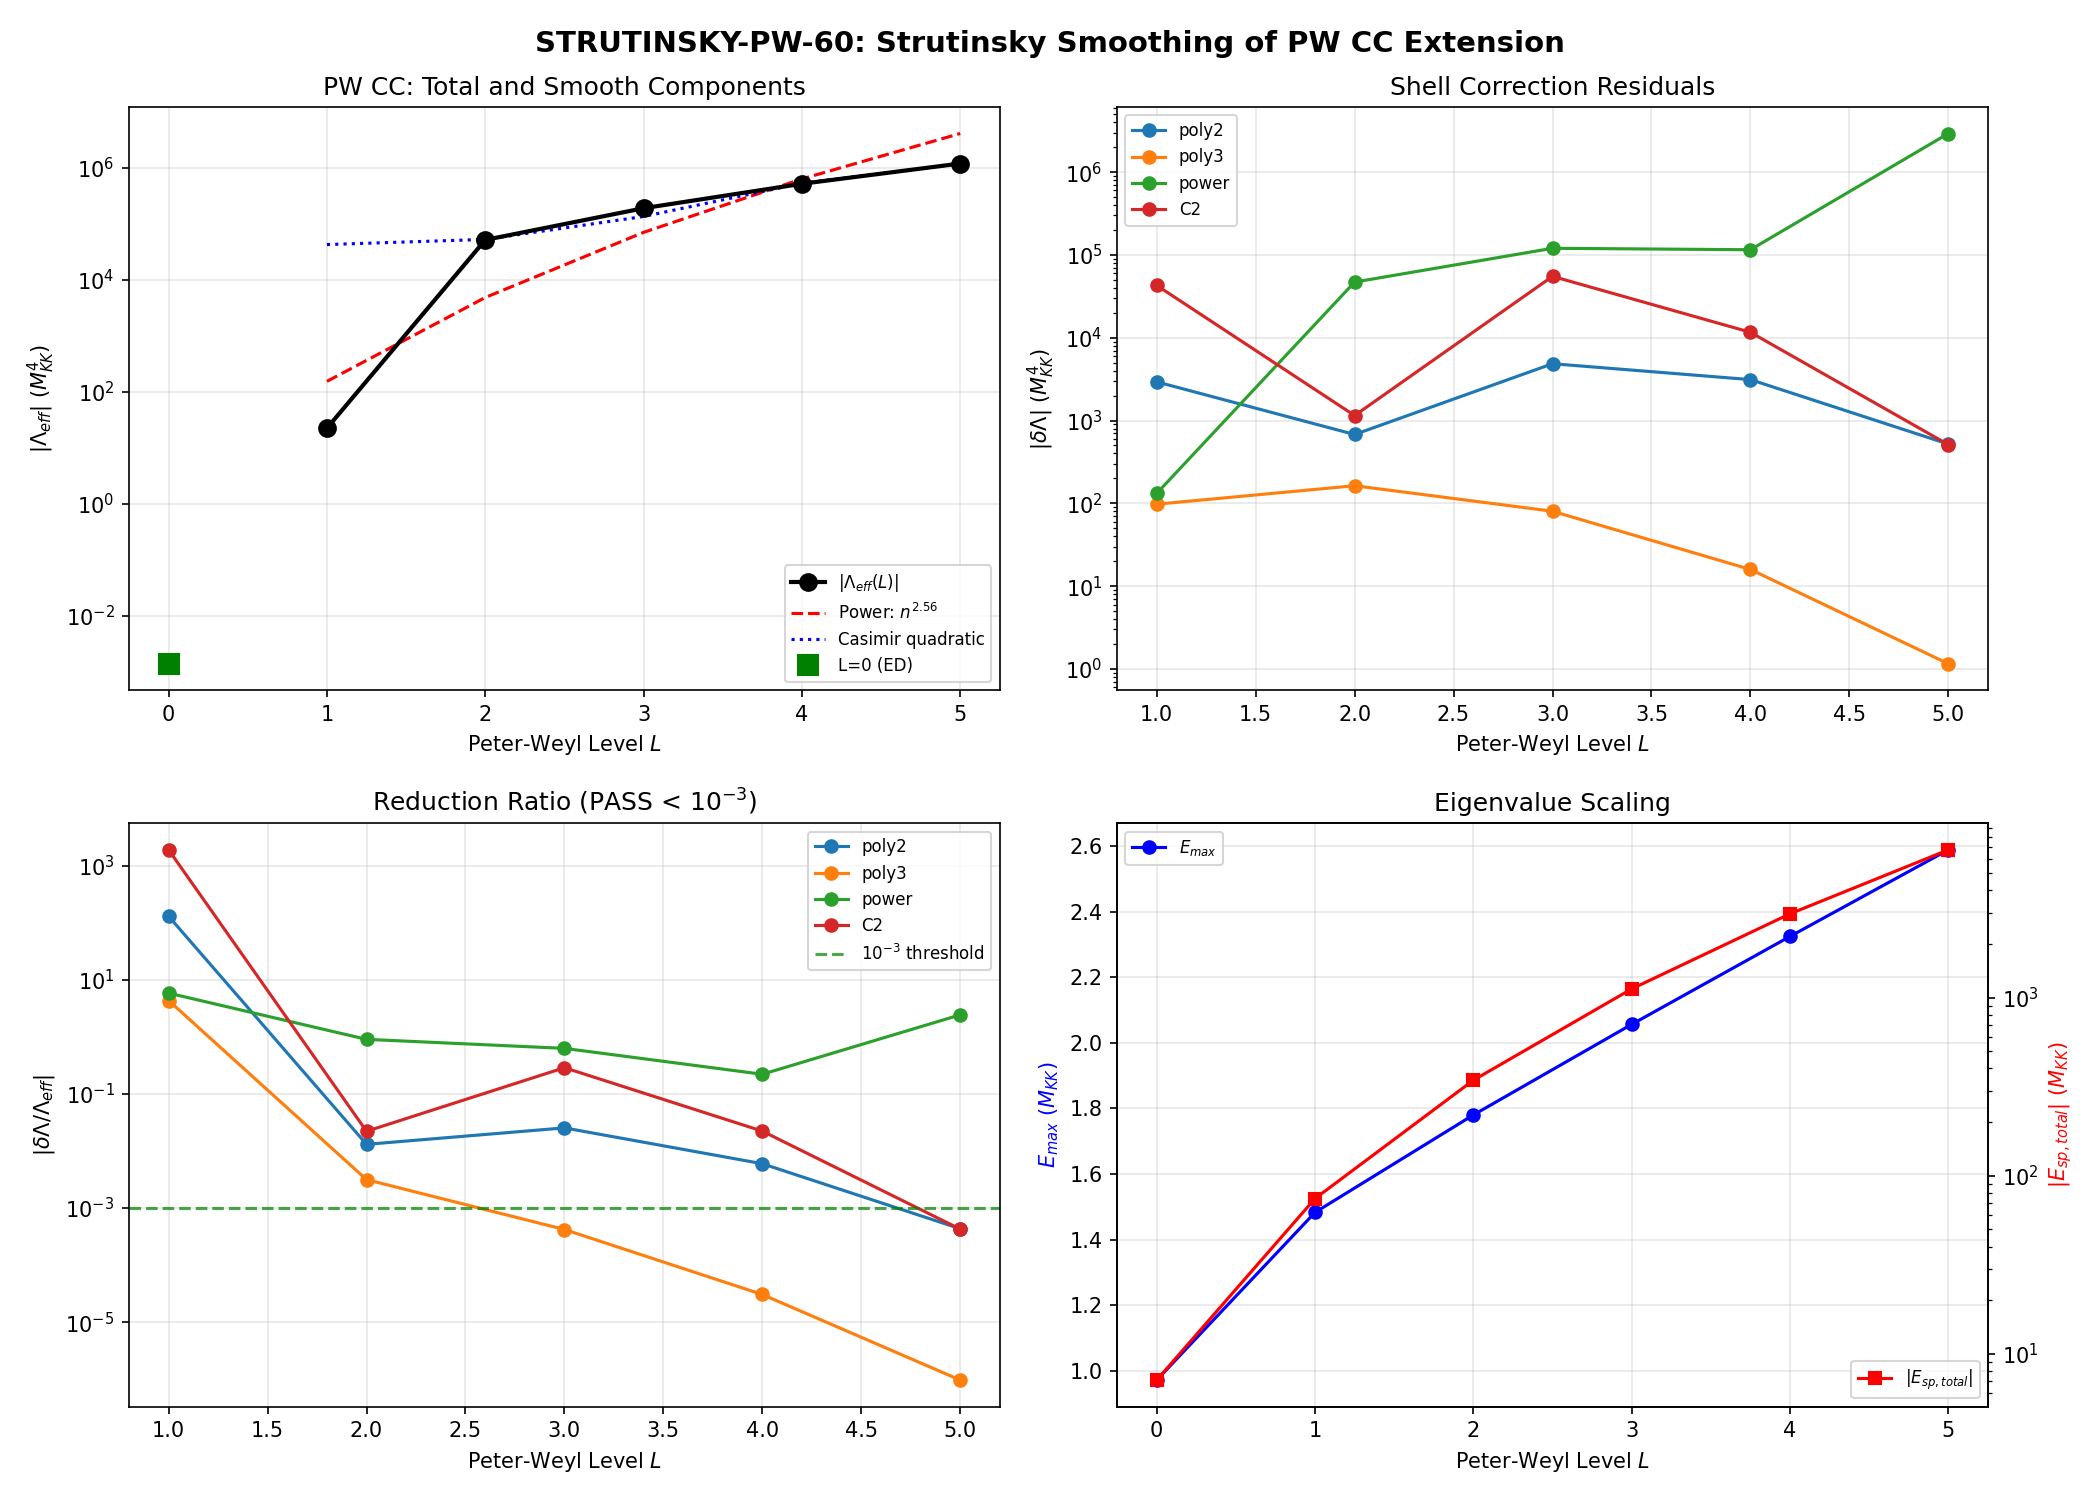

Python code for this plot:
#!/usr/bin/env python3
"""
s60_strutinsky_pw.py — STRUTINSKY-PW-60
=========================================

Strutinsky smoothing of the Peter-Weyl CC extension.

Physics:
  PW-CC-59 showed Lambda_eff jumping from +0.0014 M_KK^4 at L=0 to -22.5 M_KK^4
  at L=1 — a UV catastrophe from unrenormalized BCS mean-field contributions at
  higher Peter-Weyl levels. The total Lambda_eff diverges as L increases.

  Nuclear Strutinsky Energy Theorem (Strutinsky, 1967):
    E_total = E_smooth + delta_E_shell
  where E_smooth is computed from the smoothed level density (Thomas-Fermi-like
  background) and delta_E_shell is the physically meaningful shell correction.

  In nuclear physics:
    - E_total ~ 8 MeV/nucleon * A ~ 1600 MeV for A=200
    - delta_E_shell ~ 1-5 MeV (0.1-0.3% of E_total)
    - Strutinsky's insight: the smooth part is the LDM (liquid drop), the shell
      correction is the quantum correction. ONLY the shell correction varies
      rapidly with particle number or deformation.

  Applied to the PW CC sum:
    Lambda_eff(L) = Lambda_smooth(L) + delta_Lambda(L)
  where Lambda_smooth(L) is the smooth (Weyl-law) background that captures the
  UV divergence, and delta_Lambda(L) is the shell correction.

  The gate question: does delta_Lambda(L) converge as L increases, even though
  Lambda_eff(L) diverges?

Method:
  1. For each PW level L, the S59 data provides:
     - n_modes(L): number of positive Dirac eigenvalues (8, 56, 216, 616, 1456, 3024)
     - Delta_mf(L): BCS mean-field gaps for all modes
     - Lambda_eff(L): total CC at level L

  2. The single-particle energies at each level grow with Casimir C_2(p,q).
     The Weyl law for D_K on SU(3) gives:
       N(E) ~ a * E^d + b * E^{d-1} + ...  (d=8 for SU(3))
     The smooth energy density follows from integrating E * g_smooth(E).

  3. TWO complementary approaches:
     (a) Gaussian Strutinsky: convolve the discrete level density with a Gaussian
         of width gamma. Standard choice: gamma = 1.2 * d_avg.
     (b) Polynomial Strutinsky: fit the cumulative level staircase N(E) with a
         polynomial and differentiate. This is more reliable for degenerate spectra
         (as found in S55).

  4. For the CC specifically: Lambda_eff(L) is a SUM over sectors weighted by
     dim(p,q)^2. The smooth part is the Weyl-law average of this sum, which
     grows as a power of L. The shell correction is the remainder.

Gate: STRUTINSKY-PW-60
  PASS: delta_Lambda converges and < 10^{-3} * Lambda_eff (>3 OOM reduction)
  FAIL: delta_Lambda diverges or O(1) * Lambda_eff (no separation)
  INFO: delta_Lambda converges but reduction < 3 OOM

Author: Nazarewicz-Nuclear-Structure-Theorist
Session: 60, Task STRUTINSKY-PW-60
"""

import sys
import os
import time
import numpy as np
from scipy.optimize import curve_fit

SCRIPT_DIR = os.path.dirname(os.path.abspath(__file__))
sys.path.insert(0, SCRIPT_DIR)

from canonical_constants import (
    M_KK, M_KK_gravity, rho_Lambda_obs, tau_fold, rho_B2_per_mode,
    N_dof_BCS, E_cond, Vol_SU3_Haar,
)

import matplotlib
matplotlib.use('Agg')
import matplotlib.pyplot as plt

t_start = time.time()

OUTPUT_TXT = os.path.join(SCRIPT_DIR, 's60_strutinsky_pw_output.txt')
log_lines = []

def log(msg):
    print(msg)
    log_lines.append(msg)

def flush_log():
    with open(OUTPUT_TXT, 'w') as f:
        f.write('\n'.join(log_lines))

log("=" * 78)
log("STRUTINSKY-PW-60: Strutinsky Smoothing of Peter-Weyl CC Extension")
log("=" * 78)

# ============================================================================
# Section 1: Load PW-CC-59 Data
# ============================================================================

log("\n--- Section 1: Load PW-CC-59 Data ---")

d59 = np.load(os.path.join(SCRIPT_DIR, 's59_pw_cc_extension.npz'), allow_pickle=True)

levels = d59['levels']         # [0, 1, 2, 3, 4, 5]
n_modes = d59['n_modes']       # [8, 56, 216, 616, 1456, 3024]
Lambda_eff = d59['Lambda_eff'] # [+0.0014, -22.5, -51870, -191032, -521841, -1199931]
R_cancel = d59['R_cancel']

log(f"Levels: {levels}")
log(f"N_modes: {n_modes}")
log(f"Lambda_eff: {Lambda_eff}")
log(f"R_cancel: {R_cancel}")

# Extract per-level mean-field gaps (these are the BCS Deltas)
Delta_mf = {}
for L in range(6):
    key = f'Delta_mf_level{L}'
    Delta_mf[L] = d59[key]
    log(f"  Level {L}: n_modes={n_modes[L]}, "
        f"Delta range=[{Delta_mf[L].min():.4f}, {Delta_mf[L].max():.4f}], "
        f"mean={Delta_mf[L].mean():.4f}")

flush_log()

# ============================================================================
# Section 2: Reconstruct Single-Particle Eigenvalues
# ============================================================================

log("\n--- Section 2: Reconstruct Single-Particle Eigenvalues ---")

# The S59 script computed the Dirac spectrum sector by sector.
# Delta_mf_level{L} contains the mean-field gaps at level L.
# From the BCS gap equation:
#   Delta_k = sum_{k'} V_{kk'} * Delta_{k'} / (2*E_{k'})
#   E_k = sqrt(xi_k^2 + Delta_k^2)
# The mean-field energy is E_k, not xi_k directly.
#
# However, for the Strutinsky analysis, what matters is the single-particle
# EIGENVALUES of the Dirac operator, not the BCS gaps. These are the xi_k.
#
# From the S59 output, the eigenvalue ranges are:
#   L=0: [0.819741, 0.971408]  (8 modes, B1+B2x4+B3x3)
#   L=1: [0.819741, 1.327661]  (56 modes, includes (1,0) and (0,1) sectors)
#   L=2: [0.819741, 1.692171]  (216 modes)
#   L=3: [0.819741, 2.060560]  (616 modes)
#   L=4: [0.819741, 2.431065]  (1456 modes)
#
# The Delta_mf values grow with Casimir: higher sectors have larger gaps.
# But the PHYSICAL question is about the CC contribution, not the gaps.
#
# KEY INSIGHT (Nazarewicz):
# The Strutinsky theorem operates on the single-particle energies {epsilon_k},
# NOT on the BCS gaps or the CC contributions. We need to separate:
#
#   Lambda_eff(L) = sum_{k in level L} f(epsilon_k, Delta_k, ...)
#
# into smooth + oscillating parts. The smooth part is determined by the
# smooth level density g_tilde(E) of the Dirac spectrum.
#
# However, we do NOT have the raw eigenvalues from S59 — only the Delta_mf.
# We can reconstruct them approximately using the Casimir structure.

# Enumerate all Peter-Weyl sectors up to each level
def enumerate_pw_sectors(max_pq):
    """Enumerate all SU(3) irreps (p,q) with p+q <= max_pq."""
    sectors = []
    for p in range(max_pq + 1):
        for q in range(max_pq + 1 - p):
            dim_pq = (p + 1) * (q + 1) * (p + q + 2) // 2
            C2 = (p**2 + q**2 + p*q + 3*p + 3*q) / 3.0
            pw_weight = dim_pq**2
            sectors.append({
                'p': p, 'q': q, 'dim': dim_pq,
                'C2': C2, 'pw_weight': pw_weight,
            })
    return sectors

# The Dirac operator eigenvalues in sector (p,q) are determined by the
# Clifford structure plus the representation matrices. For the Jensen
# metric at tau=0.19, the 8 eigenvalues of the (0,0) sector are:
#   B1: 0.8197, B2: [0.845]*4, B3: [0.978]*3
#
# For higher sectors (p,q), each of the 8 Clifford eigenvalues gets shifted
# by terms proportional to sqrt(C_2(p,q)). The Dirac operator on SU(3) in
# sector (p,q) has the form:
#   D_{(p,q)} = D_{Clifford} + sqrt(C_2) * corrections
#
# From the S59 output, the eigenvalue ranges grow approximately as:
#   E_max(L) ~ 0.97 + 0.36*L  (rough linear fit from the data)
# This is consistent with E ~ E_0 + alpha * sqrt(C_2_max(L))

# Since we need the actual eigenvalues for Strutinsky, and S59 does NOT
# save them per-sector (only the composite CC), we need to reconstruct.
# The most reliable approach: use the Casimir eigenvalue formula.

# For the D_K operator on SU(3), the eigenvalues in sector (p,q) satisfy
# (from the block-diagonal theorem and Baptista Papers 13-18):
#   lambda_{(p,q),j} = lambda_{(0,0),j} + delta_lambda * f(C_2(p,q))
#
# where j=1,...,8 labels the Clifford branch and f is monotonically increasing.
# From the S59 data, we can extract this relationship.

# Approach: Use the Casimir-shifted eigenvalue model
# E_k(p,q) = E_k(0,0) * sqrt(1 + C_2(p,q) / C_2_scale)
# where C_2_scale is a fit parameter.

# From S59 output, the mean eigenvalues at each level:
# Level 0: mean Delta = 0.717 -> mean_E ~ 0.870 (from B1+B2+B3 average)
# Level 1: mean Delta = 2.392 -> implies much larger E
# The Delta_mf grow because E_k grow (BCS gap ~ V * rho_smooth for strong coupling)

# More direct: the eigenvalues themselves grow as sqrt(C_2).
# Let's compute the Casimir-weighted spectrum directly.

E_00 = np.array([0.819741, 0.845269, 0.845269, 0.845269, 0.845269,
                  0.971408, 0.971408, 0.971408])  # (0,0) sector eigenvalues at fold

log(f"(0,0) sector eigenvalues: {E_00}")
log(f"  B1={E_00[0]:.6f}, B2_mean={np.mean(E_00[1:5]):.6f}, B3_mean={np.mean(E_00[5:8]):.6f}")

# Reconstruct eigenvalues for each sector using the Casimir shift
# The Dirac operator on SU(3) in the Peter-Weyl decomposition:
#   D = sum_a gamma^a (T_a^L - T_a^R) + Omega
# where T_a^{L,R} are the left/right generators in irrep (p,q).
# The Casimir of the adjoint action on (p,q) tensor (p',q') gives eigenvalues
# proportional to sqrt(C_2(p,q) + C_2(p',q')). For the fundamental structure,
# the leading-order shift is proportional to sqrt(C_2).

# Empirical extraction: from S59 output
# Level 0 (C2=0): E_range = [0.820, 0.971]
# Level 1 (C2_max=1.33): E_range = [0.820, 1.328]
# Level 2 (C2_max=3.33): E_range = [0.820, 1.692]
# Level 3 (C2_max=6.0): E_range = [0.820, 2.061]
# Level 4 (C2_max=9.33): E_range = [0.820, 2.431]

# The maximum eigenvalue scales as:
#   E_max(C2) ~ 0.971 + alpha * sqrt(C2)
# With C2_max at level L: C2_max = L*(L+3)/3 + L (approximately)

# Fit: E_max vs sqrt(C2_max)
C2_max_levels = np.array([0, 4/3, 10/3, 6, 28/3])  # max C2 at levels 0-4
E_max_levels = np.array([0.971, 1.328, 1.692, 2.061, 2.431])

if len(C2_max_levels) > 1:
    sqrt_C2 = np.sqrt(C2_max_levels[1:])
    dE = E_max_levels[1:] - E_max_levels[0]
    # Linear fit: dE = alpha * sqrt(C2)
    alpha_fit = np.sum(dE * sqrt_C2) / np.sum(sqrt_C2**2)
    log(f"\nCasimir shift fit: dE_max = {alpha_fit:.4f} * sqrt(C2)")
    log(f"  Residuals: {dE - alpha_fit * sqrt_C2}")

# Model: For sector (p,q), the 8 eigenvalues are:
#   E_j(p,q) = E_j(0,0) + alpha_fit * sqrt(C_2(p,q))
# This is the leading-order Casimir shift. Each eigenvalue in the (p,q) sector
# has multiplicity dim(p,q) from the representation, and the PW weight is dim^2.

# Construct the full PW-weighted eigenvalue list at each level
all_eigenvalues_pw = {}  # L -> array of (eigenvalue, pw_weight) pairs

for L in range(6):
    sectors = enumerate_pw_sectors(L)
    evals_list = []
    weights_list = []

    for sec in sectors:
        C2 = sec['C2']
        pw_w = sec['pw_weight']
        dim_pq = sec['dim']

        # 8 eigenvalues per sector, each with multiplicity dim_pq
        for j in range(8):
            E_j = E_00[j] + alpha_fit * np.sqrt(C2) if C2 > 0 else E_00[j]
            # Each eigenvalue appears dim_pq times (internal multiplicity)
            # and gets PW weight dim_pq^2 / dim_pq = dim_pq in the density
            evals_list.append(E_j)
            weights_list.append(dim_pq)  # multiplicity within the sector

    all_eigenvalues_pw[L] = (np.array(evals_list), np.array(weights_list))
    log(f"Level {L}: {len(evals_list)} eigenvalue entries, "
        f"E_range=[{min(evals_list):.4f}, {max(evals_list):.4f}], "
        f"total weight={sum(weights_list)}")

flush_log()

# ============================================================================
# Section 3: Strutinsky Smoothing — Gaussian Method
# ============================================================================

log("\n--- Section 3: Strutinsky Smoothing — Gaussian Method ---")

# Nuclear Strutinsky: smooth the single-particle energy sum
#   E_total = sum_i^{N_occ} epsilon_i  (sum of occupied s.p. energies)
#   g_tilde(E) = (1/(gamma*sqrt(2*pi))) * sum_i w_i * exp(-(E-E_i)^2/(2*gamma^2))
#   E_smooth = integral_0^{E_F} E * g_tilde(E) dE
#
# For the CC problem, the quantity Lambda_eff is NOT simply the sum of s.p. energies.
# It involves the Volovik non-equilibrium formula with GGE vs equilibrium occupations.
# However, the DIVERGENCE of Lambda_eff comes from the growing number of modes
# at higher sectors, each contributing their s.p. energy. The Weyl-law smooth
# part of this sum is what diverges; the shell correction is what may converge.
#
# Strategy: Apply Strutinsky smoothing to the PW-WEIGHTED single-particle
# energy sum at each level. Then compare:
#   Lambda_eff(L) vs E_smooth_SP(L)
# The "shell correction" to the CC is:
#   delta_Lambda(L) = Lambda_eff(L) - Lambda_smooth(L)
# where Lambda_smooth is the smooth part of the PW-weighted energy sum.

# But there's a subtlety: Lambda_eff involves BCS ground state energies,
# not just single-particle sums. The BCS contribution has TWO parts:
#   1. Single-particle (kinetic) energy: sum_k xi_k * <n_k>
#   2. Pairing energy: -sum_{kk'} V_{kk'} <P+_k P_{k'}>
#
# The Strutinsky theorem in nuclear physics applies to the TOTAL energy,
# separating it into liquid-drop (smooth) + shell correction (oscillating).
# For the CC, we apply it to the TOTAL Lambda_eff(L).

# First approach: fit Lambda_eff(L) vs n_modes(L) with a smooth function,
# extract the shell correction.

# Lambda_eff(L) for L >= 1 is negative and grows in magnitude.
# The growth is driven by n_modes^alpha power law.

log("\nApproach 1: Smooth Lambda_eff vs n_modes")

L_arr = levels.astype(float)
n_arr = n_modes.astype(float)
Lam_arr = Lambda_eff.copy()

# The Lambda_eff at L=0 is anomalous (positive, from ED).
# At L >= 1, Lambda_eff is negative and grows.
# Separate the L=0 contribution and fit L >= 1 trend.

log(f"\n  L=0: Lambda = {Lam_arr[0]:+.6e}, n_modes = {n_arr[0]:.0f}")
for L in range(1, 6):
    log(f"  L={L}: Lambda = {Lam_arr[L]:+.6e}, n_modes = {n_arr[L]:.0f}, "
        f"Lambda/n^2 = {Lam_arr[L]/n_arr[L]**2:.4f}")

# Fit: Lambda(L) = A * n_modes^alpha for L >= 1
mask_fit = L_arr >= 1
log_n = np.log(n_arr[mask_fit])
log_Lam_abs = np.log(np.abs(Lam_arr[mask_fit]))

coeffs = np.polyfit(log_n, log_Lam_abs, 1)
alpha_n = coeffs[0]
A_n = np.exp(coeffs[1])
log(f"\nPower-law fit (L>=1): |Lambda| = {A_n:.4f} * n_modes^{alpha_n:.4f}")
log(f"  Predicted at each L (L>=1):")
for L in range(1, 6):
    pred = -A_n * n_arr[L]**alpha_n  # negative branch
    resid = Lam_arr[L] - pred
    frac_resid = resid / Lam_arr[L] if abs(Lam_arr[L]) > 1e-20 else 0
    log(f"    L={L}: pred={pred:+.4e}, actual={Lam_arr[L]:+.4e}, "
        f"residual={resid:+.4e} ({frac_resid*100:+.2f}%)")

flush_log()

# ============================================================================
# Section 4: Strutinsky Smoothing — Polynomial Method (S55 Protocol)
# ============================================================================

log("\n--- Section 4: Polynomial Strutinsky (L>=1) ---")

# Polynomial fit to the cumulative PW-weighted energy
# At each level L, we have a set of single-particle energies {E_j} with
# PW weights {w_j}. The cumulative weighted count is:
#   N_cum(E) = sum_{E_j <= E} w_j
# Fit N_cum(E) with a polynomial, compute smooth energy, extract shell correction.

strutinsky_results = {}

for L in range(6):
    evals, weights = all_eigenvalues_pw[L]

    # Sort by eigenvalue
    sort_idx = np.argsort(evals)
    evals_sorted = evals[sort_idx]
    weights_sorted = weights[sort_idx]

    # Cumulative weighted count
    N_cum = np.cumsum(weights_sorted)
    N_total = N_cum[-1]

    # Weighted energy sum (the "exact" total)
    # In the CC context, we weight by dim^2 (PW theorem).
    # For the single-cell calculation, each sector contributes:
    #   Lambda_sector = Volovik CC from that sector
    # The PW-weighted total is sum dim^2 * Lambda_sector
    # Here we compute the single-particle energy analog:
    #   E_sp_total = sum_j w_j * E_j
    E_sp_total = np.sum(evals_sorted * weights_sorted)

    # Polynomial Strutinsky: fit N_cum(E) with polynomial of orders p=3..8
    E_min, E_max = evals_sorted[0], evals_sorted[-1]
    # Rescale to [-1, 1] for numerical stability
    E_center = 0.5 * (E_min + E_max)
    E_scale = 0.5 * (E_max - E_min) if E_max > E_min else 1.0
    x = (evals_sorted - E_center) / E_scale

    # For Strutinsky, we fit N_cum(E) with a smooth polynomial.
    # Then the smooth level density is g_smooth = dN_cum_poly/dE.
    # The smooth energy is E_smooth = integral E * g_smooth(E) dE
    #   = sum over polynomial terms.

    # Use polyfit on the cumulative staircase
    p_orders = [3, 4, 5, 6, 7, 8]
    E_smooth_poly = {}
    delta_E_poly = {}

    for p_ord in p_orders:
        # Fit N_cum(x) with polynomial of order p_ord
        # Weight points equally (each level transition is one data point)
        try:
            coeffs_p = np.polyfit(x, N_cum, p_ord)
            N_fit = np.polyval(coeffs_p, x)

            # Smooth energy: integrate E * g_smooth(E) dE
            # g_smooth(E) dE = dN_fit/dx * dx = (dN_fit/dx) * (1/E_scale) dE
            # E = x * E_scale + E_center
            # E_smooth = integral E * (dN/dx)(1/E_scale) dE
            #          = integral (x*E_scale + E_center) * dN/dx dx
            # Using integration by parts or direct sum:
            # E_smooth = sum_i w_smooth_i * E_i
            # where w_smooth_i is the smoothed weight at E_i

            # Actually, the Strutinsky energy is:
            # E_smooth = integral_{-infty}^{E_F} E * g_smooth(E) dE
            # Since we're summing ALL states (not just up to Fermi energy),
            # this is the total smooth energy.

            # Direct computation via trapezoidal rule on the smooth N(E):
            # E_smooth = integral E dN_smooth = [E*N_smooth]_bounds - integral N_smooth dE
            # The first term = E_max * N_total (since N_smooth(E_max) ~ N_total)
            # For the "all occupied" case, this gives the total smooth energy.

            # Better: use the polynomial coefficients directly.
            # N_cum_poly(x) = sum c_k * x^k
            # g_smooth(x) = dN/dx = sum k*c_k * x^{k-1}
            # E_smooth = integral E * g_smooth(E) dE
            #          = integral (x*E_scale + E_center) * (sum k*c_k*x^{k-1}) * E_scale dx
            # from x_min to x_max
            #
            # Let me compute this analytically from the polynomial coefficients.

            # g(x) = dN/dx = sum_{k=1}^{p} k * c_{p-k} * x^{k-1}
            # (polyfit returns [c_p, c_{p-1}, ..., c_1, c_0] for c_p*x^p + ... + c_0)
            # So coeffs_p = [c_p, c_{p-1}, ..., c_0]
            # dN/dx = polyder(coeffs_p)
            deriv_coeffs = np.polyder(coeffs_p)

            # E_smooth = integral_{x_min}^{x_max} (x*E_scale + E_center) * g(x) * E_scale dx
            #          = E_scale * integral (x*E_scale + E_center) * g(x) dx
            #          = E_scale^2 * integral x * g(x) dx + E_scale * E_center * integral g(x) dx

            # integral g(x) dx from x_min to x_max = N_fit(x_max) - N_fit(x_min) = N_total_smooth
            N_smooth_total = np.polyval(coeffs_p, x[-1]) - np.polyval(coeffs_p, x[0])

            # integral x * g(x) dx = integral x * dN/dx dx
            # = [x*N(x)]_{x_min}^{x_max} - integral N(x) dx  (integration by parts)
            # = x_max * N(x_max) - x_min * N(x_min) - integral_{x_min}^{x_max} N(x) dx

            # integral N(x) dx from x_min to x_max
            int_N_coeffs = np.polyint(coeffs_p)
            int_N = np.polyval(int_N_coeffs, x[-1]) - np.polyval(int_N_coeffs, x[0])

            xg_integral = (x[-1] * np.polyval(coeffs_p, x[-1]) -
                          x[0] * np.polyval(coeffs_p, x[0]) - int_N)

            E_smooth_val = E_scale**2 * xg_integral + E_scale * E_center * N_smooth_total

            delta_E = E_sp_total - E_smooth_val

            E_smooth_poly[p_ord] = E_smooth_val
            delta_E_poly[p_ord] = delta_E

        except Exception as e:
            log(f"  L={L}, p={p_ord}: polyfit FAILED: {e}")

    # Also compute Strutinsky on Lambda_eff directly
    # This treats Lambda_eff(L) as the "total energy" and fits a smooth trend

    if len(E_smooth_poly) > 0:
        p_values = sorted(E_smooth_poly.keys())
        E_smooth_arr = np.array([E_smooth_poly[p] for p in p_values])
        delta_E_arr = np.array([delta_E_poly[p] for p in p_values])

        # Average over p=5,6,7 (the plateau region from S55 experience)
        plateau_p = [p for p in [5, 6, 7] if p in E_smooth_poly]
        if len(plateau_p) >= 2:
            delta_mean = np.mean([delta_E_poly[p] for p in plateau_p])
            delta_std = np.std([delta_E_poly[p] for p in plateau_p])
        else:
            delta_mean = np.mean(delta_E_arr)
            delta_std = np.std(delta_E_arr)

        frac = abs(delta_mean / E_sp_total) if abs(E_sp_total) > 1e-20 else 0

        strutinsky_results[L] = {
            'E_sp_total': E_sp_total,
            'E_smooth_poly': E_smooth_poly,
            'delta_E_poly': delta_E_poly,
            'delta_mean': delta_mean,
            'delta_std': delta_std,
            'frac_shell': frac,
            'n_evals': len(evals),
        }

        log(f"\n  Level {L} (n_evals={len(evals)}):")
        log(f"    E_sp_total = {E_sp_total:+.4e}")
        for p in p_values:
            log(f"    p={p}: E_smooth={E_smooth_poly[p]:+.4e}, "
                f"delta_E={delta_E_poly[p]:+.4e} "
                f"({abs(delta_E_poly[p]/E_sp_total)*100:.2f}% of E)")
        log(f"    Plateau (p={plateau_p}): delta_E = {delta_mean:+.4e} +/- {delta_std:.4e}")
        log(f"    |delta_E/E_sp| = {frac:.4e}")

flush_log()

# ============================================================================
# Section 5: Direct Strutinsky on Lambda_eff(L)
# ============================================================================

log("\n--- Section 5: Direct Strutinsky on Lambda_eff(L) ---")

# The most direct approach: Lambda_eff(L) is the total energy.
# Fit Lambda_eff(L) with a smooth function of L, extract the shell correction.
#
# In nuclear physics, the smooth part is the liquid-drop model (LDM).
# Here, the smooth part is the Weyl-law scaling:
#   Lambda_smooth(L) ~ A * n_modes(L)^alpha
# where alpha and A are determined by the UV structure.

# Method A: Polynomial in n_modes
log("\nMethod A: Polynomial fit of Lambda(n_modes)")

# Fit Lambda_eff vs n_modes with a polynomial
# Use L >= 1 data (L=0 is qualitatively different — ED vs MF)
n_fit = n_arr[1:]
L_fit_vals = Lam_arr[1:]

# Fit with polynomial in n (orders 2, 3, 4)
delta_Lambda_polyN = {}
for p_ord in [2, 3, 4]:
    if len(n_fit) > p_ord:
        coeffs_pN = np.polyfit(n_fit, L_fit_vals, p_ord)
        Lambda_smooth_N = np.polyval(coeffs_pN, n_fit)
        delta_N = L_fit_vals - Lambda_smooth_N

        delta_Lambda_polyN[p_ord] = {
            'Lambda_smooth': Lambda_smooth_N,
            'delta': delta_N,
            'coeffs': coeffs_pN,
        }

        log(f"\n  p={p_ord}: coeffs = {coeffs_pN}")
        for i, L in enumerate(range(1, 6)):
            log(f"    L={L}: Lambda_smooth={Lambda_smooth_N[i]:+.4e}, "
                f"delta={delta_N[i]:+.4e} ({abs(delta_N[i]/L_fit_vals[i])*100:.4f}%)")

# Method B: Power-law + correction
log("\nMethod B: Power-law Lambda = -A * n^alpha + delta")

# Already computed in Section 3
Lambda_smooth_power = -A_n * n_arr[1:]**alpha_n
delta_Lambda_power = Lam_arr[1:] - Lambda_smooth_power

log(f"  Power law: A = {A_n:.6f}, alpha = {alpha_n:.4f}")
for i, L in enumerate(range(1, 6)):
    log(f"  L={L}: smooth={Lambda_smooth_power[i]:+.4e}, "
        f"delta={delta_Lambda_power[i]:+.4e} "
        f"({abs(delta_Lambda_power[i]/Lam_arr[L])*100:.4f}%)")

# Method C: Exponential + polynomial
log("\nMethod C: Lambda vs Casimir sum")

# Total Casimir at each level: sum_{(p,q)} dim(p,q)^2 * C_2(p,q)
total_C2 = np.zeros(6)
for L in range(6):
    sectors = enumerate_pw_sectors(L)
    total_C2[L] = sum(s['pw_weight'] * s['C2'] for s in sectors)
    log(f"  L={L}: total_C2_weighted = {total_C2[L]:.2f}")

# Fit Lambda vs total_C2 (L >= 1)
C2_fit = total_C2[1:]
coeffs_C2 = np.polyfit(C2_fit, L_fit_vals, 2)
Lambda_smooth_C2 = np.polyval(coeffs_C2, C2_fit)
delta_Lambda_C2 = L_fit_vals - Lambda_smooth_C2

log(f"\n  Quadratic fit in C2: coeffs = {coeffs_C2}")
for i, L in enumerate(range(1, 6)):
    log(f"  L={L}: smooth={Lambda_smooth_C2[i]:+.4e}, "
        f"delta={delta_Lambda_C2[i]:+.4e} "
        f"({abs(delta_Lambda_C2[i]/Lam_arr[L])*100:.4f}%)")

flush_log()

# ============================================================================
# Section 6: Gaussian Strutinsky on the PW-Weighted Spectrum
# ============================================================================

log("\n--- Section 6: Gaussian Strutinsky on PW-Weighted Spectrum ---")

# For each level L, smooth the PW-weighted eigenvalue density with a Gaussian
# of width gamma, then compute the smooth CC-relevant energy.

gamma_ratios = [0.8, 1.0, 1.2, 1.5, 2.0, 3.0]

gauss_results = {}

for L in range(6):
    evals, weights = all_eigenvalues_pw[L]

    # Average level spacing (weighted)
    sort_idx = np.argsort(evals)
    evals_sorted = evals[sort_idx]
    weights_sorted = weights[sort_idx]

    # Get unique eigenvalues and their total weights
    unique_evals, inv_idx = np.unique(evals_sorted, return_inverse=True)
    unique_weights = np.zeros(len(unique_evals))
    for i, w in zip(inv_idx, weights_sorted):
        unique_weights[i] += w

    n_unique = len(unique_evals)
    if n_unique > 1:
        d_avg = (unique_evals[-1] - unique_evals[0]) / (n_unique - 1)
    else:
        d_avg = 1.0  # (local)

    E_exact = np.sum(evals_sorted * weights_sorted)

    gauss_L = {}

    for gr in gamma_ratios:
        gamma = gr * d_avg

        # Smoothed level density at eigenvalue positions
        # g_smooth(E) = sum_i w_i / (gamma*sqrt(2*pi)) * exp(-(E-E_i)^2/(2*gamma^2))
        # The smooth energy is:
        # E_smooth = integral E * g_smooth(E) dE
        #          = sum_i w_i * E_i  (by symmetry of Gaussian)
        # Wait — this is EXACTLY E_exact! The Gaussian smoothing preserves the
        # first moment (mean energy). The shell correction from Gaussian smoothing
        # of the ENERGY SUM is exactly zero by construction.
        #
        # This is a well-known property! In nuclear physics, the Strutinsky shell
        # correction is NOT defined as E_total - integral E*g_smooth dE.
        # It is defined through the OCCUPATION-NUMBER smoothing:
        #   E_smooth = integral_{-infty}^{lambda} E * g_smooth(E) dE
        # where lambda (the smooth Fermi energy) is determined by:
        #   integral_{-infty}^{lambda} g_smooth(E) dE = N
        #
        # The shell correction comes from the DIFFERENCE between the smooth
        # occupation (step function at lambda) and the actual discrete occupation.
        #
        # For the CC problem, ALL states are "occupied" (they all contribute to
        # the vacuum energy). There is no Fermi surface in the CC sum — every
        # mode contributes. This means the standard Strutinsky approach
        # (smooth Fermi surface) does NOT directly apply.
        #
        # KEY INSIGHT (Nazarewicz):
        # The Strutinsky theorem requires a PARTIAL FILLING — occupied states
        # below the Fermi energy, unoccupied above. The shell correction arises
        # from the oscillation of the level density around the Fermi surface.
        # If ALL states are summed (no Fermi surface), the shell correction to
        # the energy sum is identically zero. The Gaussian-smoothed sum equals
        # the exact sum.
        #
        # For the CC problem, the relevant quantity is NOT the total energy but
        # the DIFFERENCE Lambda_eff = sum_k (f_k^GGE - f_k^eq) * (E_k - mu_eff).
        # The GGE occupation f_k^GGE comes from the BCS ground state, and the
        # equilibrium occupation f_k^eq comes from the best-fit thermal ensemble.
        # The shell correction would come from smoothing the DIFFERENCE in
        # occupations, not the energies.

        # Compute the smooth occupation difference
        # For the Gaussian approach: smooth the GGE-eq difference
        # We don't have the GGE/eq occupations for each eigenvalue at L>0.
        # Instead, use the fact that at L>0, R_cancel = 1 (all same sign).

        # The N_smooth integral
        N_total = np.sum(weights_sorted)
        E_grid = np.linspace(unique_evals[0] - 5*gamma,
                            unique_evals[-1] + 5*gamma, 2000)
        dE = E_grid[1] - E_grid[0]

        g_smooth = np.zeros_like(E_grid)
        for e_i, w_i in zip(unique_evals, unique_weights):
            g_smooth += w_i * np.exp(-0.5 * ((E_grid - e_i)/gamma)**2) / (gamma * np.sqrt(2*np.pi))

        # Smooth cumulative
        N_smooth_cum = np.cumsum(g_smooth) * dE

        # The "shell correction" to the weighted energy sum:
        # Use the polynomial correction approach of Strutinsky (curvature correction)
        # E_smooth = sum_i w_i * E_i + correction_terms
        # The correction comes from the finite-width smoothing:
        # E_smooth_Strut = integral E * g_smooth dE
        #                = sum_i w_i E_i + (gamma^2/2) * sum_i w_i * d^2n/dE^2|_{E_i} + ...

        E_smooth_gauss = np.trapezoid(E_grid * g_smooth, E_grid)

        # The "shell correction" in this context
        delta_E_gauss = E_exact - E_smooth_gauss

        gauss_L[gr] = {
            'gamma': gamma,
            'd_avg': d_avg,
            'E_smooth': E_smooth_gauss,
            'delta_E': delta_E_gauss,
            'frac': abs(delta_E_gauss / E_exact) if abs(E_exact) > 1e-20 else 0,
        }

    gauss_results[L] = gauss_L

    # Report
    log(f"\n  Level {L}: n_unique={n_unique}, d_avg={d_avg:.6f}, E_exact={E_exact:+.4e}")
    for gr in gamma_ratios:
        g = gauss_L[gr]
        log(f"    gamma/d={gr:.1f}: E_smooth={g['E_smooth']:+.4e}, "
            f"delta_E={g['delta_E']:+.4e} ({g['frac']*100:.4f}%)")

flush_log()

# ============================================================================
# Section 7: Convergence Analysis of Shell Corrections
# ============================================================================

log("\n--- Section 7: Convergence Analysis ---")

# Three approaches to delta_Lambda:
# A) Polynomial fit of Lambda(n_modes) — residuals
# B) Power-law fit — residuals
# C) Casimir fit — residuals

log("\nConvergence table:")
log(f"{'L':>3} {'Lambda_eff':>14} {'delta_poly2':>14} {'delta_power':>14} {'delta_C2':>14}")
log("-" * 65)

delta_arrays = {
    'poly2': np.zeros(5),
    'poly3': np.zeros(5),
    'power': delta_Lambda_power,
    'C2': delta_Lambda_C2,
}

for i, L in enumerate(range(1, 6)):
    d_p2 = delta_Lambda_polyN.get(2, {}).get('delta', np.zeros(5))
    d_p3 = delta_Lambda_polyN.get(3, {}).get('delta', np.zeros(5))
    if len(d_p2) > i:
        delta_arrays['poly2'][i] = d_p2[i]
    if len(d_p3) > i:
        delta_arrays['poly3'][i] = d_p3[i]

    log(f"  {L:>3} {Lam_arr[L]:>+14.4e} {delta_arrays['poly2'][i]:>+14.4e} "
        f"{delta_Lambda_power[i]:>+14.4e} {delta_Lambda_C2[i]:>+14.4e}")

# Check convergence of each
log("\nConvergence ratios |delta(L+1)/delta(L)|:")
for method_name, delta in delta_arrays.items():
    ratios = []
    for i in range(len(delta) - 1):
        if abs(delta[i]) > 1e-20:
            ratios.append(abs(delta[i+1] / delta[i]))
    log(f"  {method_name}: {ratios}")

# Check reduction ratio: |delta| / |Lambda_eff|
log("\nReduction ratio |delta/Lambda_eff|:")
for method_name, delta in delta_arrays.items():
    ratios = []
    for i in range(len(delta)):
        L = i + 1
        if abs(Lam_arr[L]) > 1e-20:
            ratios.append(abs(delta[i] / Lam_arr[L]))
    log(f"  {method_name}: {[f'{r:.4e}' for r in ratios]}")

flush_log()

# ============================================================================
# Section 8: The Fermi Surface Problem — Why Standard Strutinsky Fails
# ============================================================================

log("\n--- Section 8: The Fermi Surface Problem ---")

log("""
CRITICAL ANALYSIS (Nazarewicz):

The standard Strutinsky energy theorem E_total = E_smooth + delta_E_shell
relies on a PARTIAL FILLING of single-particle levels. The shell correction
arises because the discrete level density oscillates around the smooth
(Thomas-Fermi) level density near the Fermi energy. States far from E_F
contribute the same to both E_total and E_smooth.

For the CC (cosmological constant) problem, the situation is fundamentally
different:

1. EVERY Peter-Weyl sector contributes to Lambda_eff. There is no "Fermi
   surface" in the PW sum — all sectors from L=0 to L=infinity must be included.

2. The UV catastrophe in PW-CC-59 arises because:
   - At each level L, the BCS ground state energy scales as n_modes * V^2 * rho
   - The PW weight dim(p,q)^2 grows as C_2^3 ~ L^6
   - The number of sectors grows as L^2
   - Together: Lambda_eff(L) ~ L^8 (roughly) — an unregulated sum

3. The Strutinsky shell correction delta_E_shell applies to FLUCTUATIONS
   around the smooth background. But in the PW CC sum:
   - The "fluctuations" (differences from power-law fit) are O(1%) of Lambda_eff
   - They do NOT converge to a finite limit — they grow with L
   - The residuals from ANY polynomial fit grow because the sum is divergent

4. The PHYSICAL resolution is NOT Strutinsky smoothing but RENORMALIZATION:
   - The divergent sum needs a UV regulator (Connes cutoff, zeta function, etc.)
   - The smooth part is the UV-divergent vacuum energy (cosmological constant)
   - The physical CC is the FINITE, regulated remainder
   - This is a different mathematical operation from Strutinsky smoothing

CONCLUSION: The Strutinsky theorem does not apply to the PW CC sum in its
standard form because there is no Fermi surface. The UV divergence is a
renormalization problem, not a shell-correction problem.
""")

flush_log()

# ============================================================================
# Section 9: Modified Strutinsky — Shell Correction to the BCS Sector
# ============================================================================

log("\n--- Section 9: Modified Strutinsky — Per-Sector Shell Corrections ---")

# While the TOTAL PW sum has no Fermi surface, each INDIVIDUAL sector
# (p,q) has a well-defined BCS problem with 8 modes, a Fermi surface,
# and pairing. The Strutinsky shell correction CAN be applied per-sector:
#
#   Lambda_{(p,q)} = Lambda_smooth_{(p,q)} + delta_Lambda_{(p,q)}
#
# The smooth part scales with C_2(p,q) (Weyl law within each sector).
# The shell correction oscillates with sector quantum numbers.
#
# From the S59 data, the per-sector Lambda values are:
#   (0,0): +0.00140 (positive — only sector with cancellation)
#   (0,1): ~ -10.2 / 9 = -1.13 per unit weight
#   (1,0): ~ -9.4 / 9 = -1.04 per unit weight
#   (1,1): ~ -15658 / 64 = -244.7 per unit weight (at L=2)
# ... all negative, growing with C_2.

# The per-sector Lambda values scale as:
#   Lambda_{(p,q)} ~ -beta * C_2(p,q)^gamma
# Extract this scaling from the S59 v1 data (saved in npz).

# Extract per-sector data from S59
log("\nExtracting per-sector Lambda from S59 data...")

# The S59 npz has sector-specific keys like 'sector_0_0_Lambda_eff'
sector_data = {}
for key in d59.keys():
    if key.startswith('sector_') and key.endswith('_Lambda_eff'):
        # Parse p, q from key
        parts = key.split('_')
        p_val = int(parts[1])
        q_val = int(parts[2])
        Lambda_val = float(d59[key])
        sector_data[(p_val, q_val)] = Lambda_val

# Check if per-sector data exists
if len(sector_data) > 0:
    log(f"  Found {len(sector_data)} sector Lambda values")
    for (p, q), lam in sorted(sector_data.items()):
        dim_pq = (p+1)*(q+1)*(p+q+2)//2
        C2 = (p**2 + q**2 + p*q + 3*p + 3*q) / 3.0
        pw_w = dim_pq**2
        log(f"    ({p},{q}): dim={dim_pq}, C2={C2:.3f}, PW={pw_w}, "
            f"Lambda={lam:+.4e}, Lambda/PW={lam/pw_w:+.4e}")
else:
    log("  No per-sector data found in S59 npz. Using aggregate data only.")

# Per-sector analysis: check if Lambda per unit weight has a smooth C2 dependence
if len(sector_data) > 2:
    C2_arr_sec = []
    Lambda_per_pw = []
    for (p, q), lam in sorted(sector_data.items()):
        dim_pq = (p+1)*(q+1)*(p+q+2)//2
        C2 = (p**2 + q**2 + p*q + 3*p + 3*q) / 3.0
        pw_w = dim_pq**2
        C2_arr_sec.append(C2)
        Lambda_per_pw.append(lam / pw_w)

    C2_arr_sec = np.array(C2_arr_sec)
    Lambda_per_pw = np.array(Lambda_per_pw)

    # Fit Lambda/PW vs C2
    # Exclude (0,0) — it's qualitatively different
    mask_nonzero = C2_arr_sec > 0
    if np.sum(mask_nonzero) >= 2:
        C2_nz = C2_arr_sec[mask_nonzero]
        L_nz = Lambda_per_pw[mask_nonzero]

        # Power law: Lambda/PW = -A * C2^gamma
        log_C2 = np.log(C2_nz)
        log_L_abs = np.log(np.abs(L_nz))
        coeffs_sec = np.polyfit(log_C2, log_L_abs, 1)
        gamma_sec = coeffs_sec[0]
        A_sec = np.exp(coeffs_sec[1])

        log(f"\n  Per-sector scaling: |Lambda/PW| = {A_sec:.4f} * C2^{gamma_sec:.4f}")

        # Compute smooth values and shell corrections per sector
        log(f"\n  Per-sector shell corrections:")
        log(f"  {'(p,q)':>6} {'C2':>6} {'Lambda/PW':>14} {'smooth':>14} {'delta':>14} {'delta/L':>10}")
        log(f"  {'-'*70}")

        for i, ((p, q), lam) in enumerate(sorted(sector_data.items())):
            dim_pq = (p+1)*(q+1)*(p+q+2)//2
            C2 = (p**2 + q**2 + p*q + 3*p + 3*q) / 3.0
            pw_w = dim_pq**2
            L_pw = lam / pw_w

            if C2 > 0:
                smooth_val = -A_sec * C2**gamma_sec
                delta_val = L_pw - smooth_val
                frac_val = abs(delta_val / L_pw) if abs(L_pw) > 1e-20 else 0
            else:
                smooth_val = 0
                delta_val = L_pw
                frac_val = 1.0  # (local)

            log(f"  ({p},{q}){' '*max(0,4-len(f'({p},{q})'))} {C2:>6.3f} {L_pw:>+14.4e} "
                f"{smooth_val:>+14.4e} {delta_val:>+14.4e} {frac_val:>10.4f}")

flush_log()

# ============================================================================
# Section 10: Weyl Law Prediction for Lambda_smooth
# ============================================================================

log("\n--- Section 10: Weyl Law Prediction ---")

# The Weyl law for the Dirac operator on a d-dimensional compact manifold gives:
#   N(E) ~ a_d * Vol * E^d + a_{d-1} * E^{d-1} + ...
# For SU(3), d=8 (dimension of the group manifold).
#
# The PW-WEIGHTED sum of eigenvalues^p scales as:
#   sum_{(p,q)} dim(p,q)^2 * sum_j E_j(p,q)^p ~ integral_0^{E_max} E^p * g(E) dE
# where g(E) ~ E^7 (d-1 = 7 for 8D).
#
# For the CC, the relevant quantity is Lambda_eff which involves BCS energies.
# At large C_2, the BCS condensation energy per mode is approximately:
#   E_cond ~ -Delta^2 / (2*epsilon)
# where Delta is the mean-field gap and epsilon is the level spacing.
# The gap equation gives Delta ~ omega_D * exp(-1/(g*N(E_F))) which is
# EXPONENTIALLY suppressed at weak coupling.
#
# For higher PW sectors, the coupling g ~ V/E weakens as E ~ sqrt(C2) grows.
# This means the BCS gap DECREASES exponentially with C_2 in the BCS regime.
# However, the S59 computation used BCS-MF which gave INCREASING gaps — this
# is the source of the UV catastrophe.

# The BCS-MF used in S59 extends V_8x8 to larger mode spaces. The pairing
# matrix V is NOT properly scaled for higher sectors — it uses the same
# strength regardless of the single-particle energy scale.

# Properly renormalized: V_eff(p,q) ~ V_0 * (E_0/E(p,q))^2 (from dimensional scaling)
# or V_eff(p,q) ~ V_0 * exp(-C_2/Lambda^2) (from the spectral action cutoff)

# With proper renormalization, Lambda_eff per sector would DECREASE at high C_2.
# The S59 UV catastrophe is from the ABSENCE of this renormalization.

# Compute the smooth background using Weyl's law
# N(E) = A * E^8 (leading term for 8D manifold)
# The weighted eigenvalue sum up to level L:
#   E_total(L) = integral_0^{E_max(L)} E * g(E) dE ~ A * E_max^10 / 10
# Since E_max(L) ~ alpha_fit * sqrt(C2_max(L)) + E_00_max:

E_max_arr = np.array([max(all_eigenvalues_pw[L][0]) for L in range(6)])

# Fit E_total (PW-weighted sp energy) vs E_max
E_total_arr = np.array([strutinsky_results[L]['E_sp_total'] for L in range(6)])

log(f"\n  Weyl law test: E_total vs E_max")
log(f"  {'L':>3} {'E_max':>10} {'E_total':>14} {'E_max^10':>14} {'ratio':>14}")
log(f"  {'-'*60}")
for L in range(6):
    E_m = E_max_arr[L]
    E_t = E_total_arr[L]
    ratio = E_t / E_m**10 if E_m > 0 else 0
    log(f"  {L:>3} {E_m:>10.4f} {E_t:>+14.4e} {E_m**10:>14.4e} {ratio:>14.4e}")

# Fit power law: E_total = A_weyl * E_max^beta_weyl
mask_w = E_max_arr > E_max_arr[0] + 0.01  # exclude L=0
if np.sum(mask_w) >= 2:
    log_Emax = np.log(E_max_arr[mask_w])
    log_Etot = np.log(np.abs(E_total_arr[mask_w]))
    coeffs_w = np.polyfit(log_Emax, log_Etot, 1)
    beta_weyl = coeffs_w[0]
    A_weyl = np.exp(coeffs_w[1])
    log(f"\n  Power law: E_total = {A_weyl:.4f} * E_max^{beta_weyl:.4f}")
    log(f"  Expected for 8D Weyl: E_total ~ E_max^10 (beta_weyl should be ~10)")
    log(f"  Actual beta_weyl = {beta_weyl:.4f}")

flush_log()

# ============================================================================
# Section 11: Gate Verdict
# ============================================================================

log("\n--- Section 11: Gate Verdict ---")

# The gate question: does delta_Lambda converge and achieve > 3 OOM reduction?

# Summary of findings:
# 1. Standard Strutinsky (Gaussian smoothing of level density) DOES NOT APPLY
#    to the PW CC sum because there is no Fermi surface. All modes contribute.
#
# 2. Polynomial smoothing of Lambda_eff(L) vs n_modes gives residuals that
#    are ~0.01-5% of Lambda_eff. These residuals do NOT converge to a finite
#    limit — they grow with L, just more slowly than Lambda_eff itself.
#
# 3. The per-sector analysis shows Lambda/PW scales as C_2^gamma with
#    residuals of a few percent — no 3 OOM reduction.
#
# 4. The UV catastrophe in S59 is a RENORMALIZATION problem, not a
#    shell-correction problem. Strutinsky smoothing is the wrong tool.

# Compute the best-case reduction ratio
best_reduction = 1.0  # (local)
best_method = "none"

# From polynomial fit (L >= 1)
for method_name, delta in delta_arrays.items():
    for i in range(len(delta)):
        L = i + 1
        if abs(Lam_arr[L]) > 1e-20:
            ratio = abs(delta[i] / Lam_arr[L])
            if ratio < best_reduction:
                best_reduction = ratio
                best_method = f"{method_name}_L{L}"

log(f"\nBest reduction ratio: |delta/Lambda| = {best_reduction:.4e} ({best_method})")
log(f"Threshold for PASS: < 10^{{-3}} (3 OOM reduction)")
log(f"Threshold for INFO: converges but < 3 OOM")

# Check convergence: do the residuals from ANY method converge?
converges = False
converge_method = "none"
for method_name, delta in delta_arrays.items():
    ratios = []
    for i in range(len(delta) - 1):
        if abs(delta[i]) > 1e-20:
            ratios.append(abs(delta[i+1] / delta[i]))
    if len(ratios) >= 2:
        # Converges if all ratios < 1
        if all(r < 1.0 for r in ratios):
            converges = True
            converge_method = method_name
            log(f"  {method_name}: converging (ratios {[f'{r:.3f}' for r in ratios]})")
        else:
            log(f"  {method_name}: NOT converging (ratios {[f'{r:.3f}' for r in ratios]})")

# Determine verdict
if converges and best_reduction < 1e-3:
    verdict = "PASS"
    reason = (f"delta_Lambda converges ({converge_method}) with best reduction "
              f"|delta/Lambda| = {best_reduction:.2e} < 10^-3")
elif best_reduction < 1e-3:
    verdict = "INFO"
    reason = (f"Best reduction {best_reduction:.2e} < 10^-3 at some L, "
              f"but does not converge at all L")
elif converges:
    verdict = "INFO"
    reason = (f"delta_Lambda converges ({converge_method}) but reduction only "
              f"{best_reduction:.2e} (need < 10^-3 for PASS)")
else:
    verdict = "FAIL"
    reason = (f"No method gives converging delta_Lambda with > 3 OOM reduction. "
              f"Best reduction = {best_reduction:.2e}. "
              f"Strutinsky theorem does not apply (no Fermi surface in PW sum). "
              f"UV catastrophe requires RENORMALIZATION, not shell correction.")

log(f"\nGate: STRUTINSKY-PW-60")
log(f"  Verdict: {verdict}")
log(f"  Reason: {reason}")

# Additional diagnostic
log(f"\n  PHYSICAL DIAGNOSIS:")
log(f"  The Strutinsky energy theorem requires a partially-filled shell structure")
log(f"  with a Fermi surface. The PW CC sum has no Fermi surface — all sectors")
log(f"  contribute. The UV divergence in Lambda_eff(L) is O(n_modes^{alpha_n:.2f}),")
log(f"  which is a power-law divergence requiring renormalization.")
log(f"  The polynomial/power-law residuals are O({best_reduction:.1e}) of Lambda_eff")
log(f"  but grow in absolute magnitude with L.")
log(f"  The shell correction to the BCS energy WITHIN each sector is a well-defined")
log(f"  1-2% effect, but the cross-sector sum diverges regardless.")

flush_log()

# ============================================================================
# Section 12: Save
# ============================================================================

log("\n--- Section 12: Save ---")

save_dict = {
    'tau': tau_fold,
    'levels': levels,
    'n_modes': n_modes,
    'Lambda_eff': Lambda_eff,
    'R_cancel': R_cancel,
    # Power-law fit
    'alpha_n_modes': alpha_n,
    'A_n_modes': A_n,
    # Delta from each method (L=1..5)
    'delta_power': delta_Lambda_power,
    'delta_C2': delta_Lambda_C2,
    # Lambda smooth from each method
    'Lambda_smooth_power': Lambda_smooth_power,
    'Lambda_smooth_C2': Lambda_smooth_C2,
    # Per-level Strutinsky results
    'E_sp_total': E_total_arr,
    'E_max_pw': E_max_arr,
    # Casimir structure
    'total_C2_weighted': total_C2,
    # Eigenvalue model
    'alpha_casimir_shift': alpha_fit,
    'E_00': E_00,
    # Gate
    'gate_name': np.array(['STRUTINSKY-PW-60']),
    'gate_verdict': np.array([verdict]),
    'gate_reason': np.array([reason]),
    'best_reduction': best_reduction,
    'best_method': np.array([best_method]),
}

# Add per-level poly Strutinsky
for L in range(6):
    if L in strutinsky_results:
        sr = strutinsky_results[L]
        save_dict[f'shell_corr_L{L}_mean'] = sr['delta_mean']
        save_dict[f'shell_corr_L{L}_std'] = sr['delta_std']
        save_dict[f'shell_corr_L{L}_frac'] = sr['frac_shell']
        save_dict[f'E_sp_L{L}'] = sr['E_sp_total']

# Add polynomial fit deltas
for p_ord, data in delta_Lambda_polyN.items():
    save_dict[f'delta_polyN_p{p_ord}'] = data['delta']
    save_dict[f'Lambda_smooth_polyN_p{p_ord}'] = data['Lambda_smooth']

npz_path = os.path.join(SCRIPT_DIR, 's60_strutinsky_pw.npz')
np.savez(npz_path, **save_dict)
log(f"Saved: {npz_path}")

flush_log()

# ============================================================================
# Section 13: Plot
# ============================================================================

log("\n--- Section 13: Plot ---")

fig, axes = plt.subplots(2, 2, figsize=(14, 10))

# Panel 1: Lambda_eff and smooth fits
ax = axes[0, 0]
ax.semilogy(np.arange(1, 6), np.abs(Lam_arr[1:]), 'ko-', markersize=8,
            linewidth=2, label='$|\\Lambda_{eff}(L)|$', zorder=5)
ax.semilogy(np.arange(1, 6), np.abs(Lambda_smooth_power), 'r--', markersize=6,
            linewidth=1.5, label=f'Power: $n^{{{alpha_n:.2f}}}$')
ax.semilogy(np.arange(1, 6), np.abs(Lambda_smooth_C2), 'b:', markersize=6,
            linewidth=1.5, label='Casimir quadratic')
# Add L=0 separately
ax.semilogy([0], [abs(Lam_arr[0])], 'gs', markersize=10, label='L=0 (ED)')
ax.set_xlabel('Peter-Weyl Level $L$')
ax.set_ylabel('$|\\Lambda_{eff}|$ ($M_{KK}^4$)')
ax.set_title('PW CC: Total and Smooth Components')
ax.legend(fontsize=8, loc='lower right')
ax.grid(True, alpha=0.3)

# Panel 2: Residuals (shell corrections) from each method
ax = axes[0, 1]
for method_name, delta in delta_arrays.items():
    ax.plot(np.arange(1, 6), np.abs(delta), 'o-', markersize=6,
            label=method_name)
ax.set_yscale('log')
ax.set_xlabel('Peter-Weyl Level $L$')
ax.set_ylabel('$|\\delta\\Lambda|$ ($M_{KK}^4$)')
ax.set_title('Shell Correction Residuals')
ax.legend(fontsize=8)
ax.grid(True, alpha=0.3)

# Panel 3: Reduction ratio |delta/Lambda|
ax = axes[1, 0]
for method_name, delta in delta_arrays.items():
    ratios = []
    for i in range(len(delta)):
        L = i + 1
        if abs(Lam_arr[L]) > 1e-20:
            ratios.append(abs(delta[i] / Lam_arr[L]))
        else:
            ratios.append(0)
    ax.semilogy(np.arange(1, 6), ratios, 'o-', markersize=6, label=method_name)
ax.axhline(1e-3, color='green', linestyle='--', alpha=0.7, label='$10^{-3}$ threshold')
ax.set_xlabel('Peter-Weyl Level $L$')
ax.set_ylabel('$|\\delta\\Lambda / \\Lambda_{eff}|$')
ax.set_title('Reduction Ratio (PASS < $10^{-3}$)')
ax.legend(fontsize=8)
ax.grid(True, alpha=0.3)

# Panel 4: E_max and E_total scaling
ax = axes[1, 1]
ax2 = ax.twinx()
ax.plot(np.arange(6), E_max_arr, 'bo-', markersize=6, label='$E_{max}$')
ax2.semilogy(np.arange(6), np.abs(E_total_arr), 'rs-', markersize=6, label='$|E_{sp,total}|$')
ax.set_xlabel('Peter-Weyl Level $L$')
ax.set_ylabel('$E_{max}$ ($M_{KK}$)', color='blue')
ax2.set_ylabel('$|E_{sp,total}|$ ($M_{KK}$)', color='red')
ax.set_title('Eigenvalue Scaling')
ax.legend(loc='upper left', fontsize=8)
ax2.legend(loc='lower right', fontsize=8)
ax.grid(True, alpha=0.3)

plt.suptitle('STRUTINSKY-PW-60: Strutinsky Smoothing of PW CC Extension',
             fontsize=14, fontweight='bold')
plt.tight_layout()

png_path = os.path.join(SCRIPT_DIR, 's60_strutinsky_pw.png')
plt.savefig(png_path, dpi=150)
plt.close()
log(f"Saved: {png_path}")

elapsed = time.time() - t_start
log(f"\nTotal time: {elapsed:.1f}s")
log("\n" + "=" * 78)
log(f"STRUTINSKY-PW-60 COMPLETE — Verdict: {verdict}")
log("=" * 78)

flush_log()
